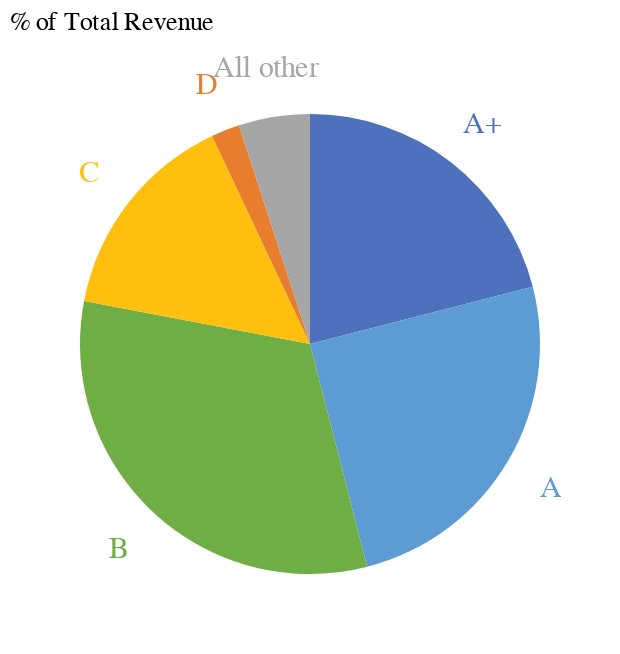

The code cell stored with this chart in its notebook:
### Markdown cell above
The pie chart above can now be easily modified to represent the percentage of total revenue.

### Code cell
# % of Revenue Pie Chart

base = alt.Chart(
    table_charts, 
    title = alt.Title(r"% of Total Revenue", anchor = 'start', fontWeight = 'normal')
).encode(
    theta = alt.Theta("% Revenue:Q", stack = True),
    color = alt.Color('Tier',
                      scale = alt.Scale(
                          range = ['#4d71bc', '#5d9bd4', '#6fae45', '#febf0f', '#e77e2d', '#a6a6a6']
                        ),
                      sort = None,
                      legend = None
                      ),
    order = alt.Order(field = 'Tier:O'))


pie = base.mark_arc(outerRadius = 115)
text = base.mark_text(radius = 140, size = 15).encode(text = alt.Text("Tier"))


rev_pie = pie + text
rev_pie

### Figure 1 — Vega-Lite specification as saved in the notebook (floating-point values rounded to 4 significant figures)
{"config": {"view": {"continuousWidth": 300, "continuousHeight": 300}}, "layer": [{"mark": {"type": "arc", "outerRadius": 115}, "encoding": {"color": {"field": "Tier", "legend": null, "scale": {"range": ["#4d71bc", "#5d9bd4", "#6fae45", "#febf0f", "#e77e2d", "#a6a6a6"]}, "sort": null, "type": "nominal"}, "order": {"field": "Tier:O"}, "theta": {"field": "% Revenue", "stack": true, "type": "quantitative"}}, "title": {"text": "% of Total Revenue", "anchor": "start", "fontWeight": "normal"}}, {"mark": {"type": "text", "radius": 140, "size": 15}, "encoding": {"color": {"field": "Tier", "legend": null, "scale": {"range": ["#4d71bc", "#5d9bd4", "#6fae45", "#febf0f", "#e77e2d", "#a6a6a6"]}, "sort": null, "type": "nominal"}, "order": {"field": "Tier:O"}, "text": {"field": "Tier", "type": "nominal"}, "theta": {"field": "% Revenue", "stack": true, "type": "quantitative"}}, "title": {"text": "% of Total Revenue", "anchor": "start", "fontWeight": "normal"}}], "data": {"name": "data-35f9124c4b8dd7e8e6a83d69924ed8ee"}, "$schema": "https://vega.github.io/schema/vega-lite/v5.15.1.json", "datasets": {"data-35f9124c4b8dd7e8e6a83d69924ed8ee": [{"Tier": "A+", "# of Accounts": 19.0, "% Accounts": 1.746, "Revenue ($M)": 3.927, "% Revenue": 21.0}, {"Tier": "A", "# of Accounts": 77.0, "% Accounts": 7.077, "Revenue ($M)": 4.675, "% Revenue": 25.0}, {"Tier": "B", "# of Accounts": 338.0, "% Accounts": 31.07, "Revenue ($M)": 5.984, "% Revenue": 32.0}, {"Tier": "C", "# of Accounts": 425.0, "% Accounts": 39.06, "Revenue ($M)": 2.805, "% Revenue": 15.0}, {"Tier": "D", "# of Accounts": 24.0, "% Accounts": 2.206, "Revenue ($M)": 0.374, "% Revenue": 2.0}, {"Tier": "All other", "# of Accounts": 205.0, "% Accounts": 18.84, "Revenue ($M)": 0.935, "% Revenue": 5.0}]}}
